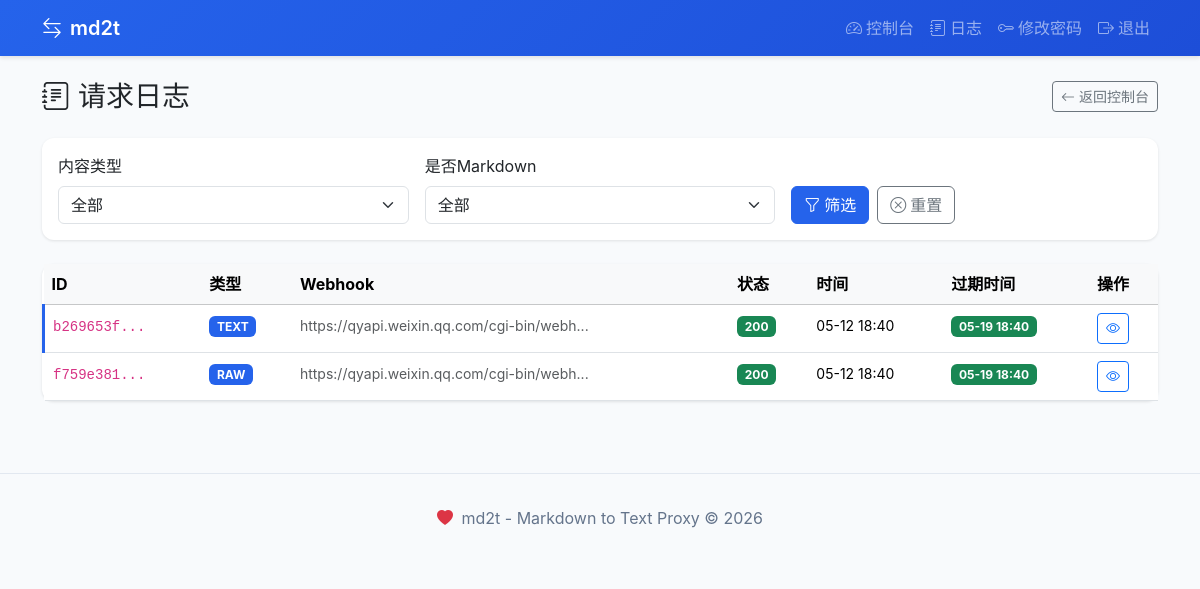
The app's page /admin/logs (signed in) with its own data.
### app.py (models this page shows, shortened)
class ProxyLog(db.Model):
    __tablename__ = 'proxy_logs'
    id = db.Column(db.Integer, primary_key=True)
    request_id = db.Column(db.String(64), unique=True, nullable=False, index=True)
    webhook_url = db.Column(db.Text, nullable=False)
    original_content = db.Column(db.Text)
    content_type = db.Column(db.String(20), default='unknown')  # markdown, text, json
    is_markdown = db.Column(db.Boolean, default=False)
    converted_content = db.Column(db.Text)
    response_status = db.Column(db.Integer)
    response_body = db.Column(db.Text)
    client_ip = db.Column(db.String(45))
    user_agent = db.Column(db.Text)
    created_at = db.Column(db.DateTime, default=datetime.utcnow)
    expires_at = db.Column(db.DateTime, default=lambda: datetime.utcnow() + timedelta(days=7))
    view_count = db.Column(db.Integer, default=0)
    def is_expired(self):
        return datetime.utcnow() > self.expires_at
    def _mask_webhook_url(self):
        if not self.webhook_url:
            return ''
        try:
            parsed = urlparse(self.webhook_url)
            if 'key=' in self.webhook_url:
                return re.sub(r'key=[^&]+', 'key=***', self.webhook_url)
            return self.webhook_url[:50] + '...' if len(self.webhook_url) > 50 else self.webhook_url
        except:
            return '***'

### app.py (the view)
@app.route('/admin/logs')
@require_admin
def admin_logs():
    page = request.args.get('page', 1, type=int)
    per_page = 20
    query = ProxyLog.query.order_by(ProxyLog.created_at.desc())
    content_type = request.args.get('content_type')
    if content_type:
        query = query.filter_by(content_type=content_type)
    is_markdown = request.args.get('is_markdown')
    if is_markdown is not None:
        query = query.filter_by(is_markdown=(is_markdown == '1'))
    pagination = query.paginate(page=page, per_page=per_page, error_out=False)
    logs = pagination.items
    return render_template('admin_logs.html', logs=logs, pagination=pagination)

### app.py (called while the page is built)
@app.template_filter('localdate')
def localdate_filter(utc_dt):
    if utc_dt is None:
        return ''
    from datetime import timedelta
    local_dt = utc_dt + timedelta(hours=8)
    return local_dt.strftime('%m-%d %H:%M')

def require_admin(f):
    from functools import wraps
    @wraps(f)
    def decorated_function(*args, **kwargs):
        if 'admin_logged_in' not in session:
            if request.is_json:
                return jsonify({'error': 'Unauthorized'}), 401
            return redirect(url_for('admin_login'))
        return f(*args, **kwargs)
    return decorated_function

### templates/admin_logs.html (shortened to what this page needs)
{% extends "base.html" %}
{% block content %}
<div class="container py-4">
    <div class="d-flex justify-content-between align-items-center mb-4">
        <h3 class="mb-0">
            <i class="bi bi-journal-text me-2"></i>请求日志
        </h3>
        <a href="{{ url_for('admin_dashboard') }}" class="btn btn-outline-secondary btn-sm">
            <i class="bi bi-arrow-left me-1"></i>返回控制台
        </a>
    </div>
    <div class="card mb-4">
        <div class="card-body">
            <form method="GET" class="row g-3">
                <div class="col-md-4">
                    <label class="form-label">内容类型</label>
                    <select name="content_type" class="form-select">
                        <option value="">全部</option>
                    </select>
                </div>
                <div class="col-md-4">
                    <label class="form-label">是否Markdown</label>
                    <select name="is_markdown" class="form-select">
                        <option value="">全部</option>
                    </select>
                </div>
                <div class="col-md-4 d-flex align-items-end">
                    <button type="submit" class="btn btn-primary">
                        <i class="bi bi-funnel me-1"></i>筛选
                    </button>
                    <a href="{{ url_for('admin_logs') }}" class="btn btn-outline-secondary ms-2">
                        <i class="bi bi-x-circle me-1"></i>重置
                    </a>
                </div>
            </form>
        </div>
    </div>
    <div class="card">
        <div class="table-responsive">
            <table class="table table-hover mb-0">
                <thead class="table-light">
                    <tr>
                        <th>ID</th>
                        <th>类型</th>
                        <th>Webhook</th>
                        <th>状态</th>
                        <th>时间</th>
                        <th>过期时间</th>
                        <th>操作</th>
                    </tr>
                </thead>
                <tbody>
                    {% for log in logs %}
                    <tr class="log-item {{ log.content_type }}">
                        <td><code>{{ log.request_id[:8] }}...</code></td>
                        <td>
                            <span class="badge {{ 'badge-md' if log.is_markdown else 'badge-text' }}">
                                {{ 'MD' if log.is_markdown else log.content_type.upper()[:4] }}
                            </span>
                        </td>
                        <td>
                            <small class="text-muted" title="{{ log.webhook_url }}">
                                {{ log._mask_webhook_url()[:40] }}{% if log._mask_webhook_url()|length > 40 %}...{% endif %}
                            </small>
                        </td>
                        <td>
                            {% if log.response_status == 200 %}
                                <span class="badge bg-success">{{ log.response_status }}</span>
                            {% elif log.response_status %}
                                <span class="badge bg-danger">{{ log.response_status }}</span>
                            {% else %}
                                <span class="badge bg-secondary">N/A</span>
                            {% endif %}
                        </td>
                        <td><small>{{ log.created_at | localdate }}</small></td>
                        <td>
                            {% if log.is_expired() %}
                                <span class="badge bg-secondary">已过期</span>
                            {% else %}
                                <span class="badge bg-success">{{ log.expires_at | localdate }}</span>
                            {% endif %}
                        </td>
                        <td>
                            <a href="{{ url_for('admin_log_detail', request_id=log.request_id) }}"
                               class="btn btn-sm btn-outline-primary">
                                <i class="bi bi-eye"></i>
                            </a>
                        </td>
                    </tr>
                    {% endfor %}
                </tbody>
            </table>
        </div>
    </div>
</div>
{% endblock %}

### templates/base.html (shortened to what this page needs)
<!DOCTYPE html>
<html lang="zh-CN">
<head>
    <link href="https://cdn.jsdelivr.net/npm/bootstrap@5.3.2/dist/css/bootstrap.min.css" rel="stylesheet">
    <link rel="stylesheet" href="https://cdn.jsdelivr.net/npm/bootstrap-icons@1.11.1/font/bootstrap-icons.css">
</head>
<body>
    {% block navbar %}
    <nav class="navbar navbar-expand-lg navbar-dark">
        <div class="container">
            <a class="navbar-brand" href="{{ url_for('index') }}">
                <i class="bi bi-arrow-left-right me-2"></i>md2t
            </a>
            <div class="collapse navbar-collapse" id="navbarNav">
                <ul class="navbar-nav ms-auto">
                    {% if session.admin_logged_in %}
                    <li class="nav-item">
                        <a class="nav-link" href="{{ url_for('admin_dashboard') }}">
                            <i class="bi bi-speedometer2 me-1"></i>控制台
                        </a>
                    </li>
                    <li class="nav-item">
                        <a class="nav-link" href="{{ url_for('admin_logs') }}">
                            <i class="bi bi-journal-text me-1"></i>日志
                        </a>
                    </li>
                    <li class="nav-item">
                        <a class="nav-link" href="{{ url_for('admin_change_password') }}">
                            <i class="bi bi-key me-1"></i>修改密码
                        </a>
                    </li>
                    <li class="nav-item">
                        <a class="nav-link" href="{{ url_for('admin_logout') }}">
                            <i class="bi bi-box-arrow-right me-1"></i>退出
                        </a>
                    </li>
                    {% else %}
                    <li class="nav-item">
                        <a class="nav-link" href="{{ url_for('admin_login') }}">
                            <i class="bi bi-shield-lock me-1"></i>管理后台
                        </a>
                    </li>
                    {% endif %}
                </ul>
            </div>
        </div>
    </nav>
    {% endblock %}
    {% block content %}{% endblock %}
    {% block footer %}
    <footer class="footer">
        <div class="container">
            <p class="mb-0">
                <i class="bi bi-heart-fill text-danger me-1"></i>
                md2t - Markdown to Text Proxy &copy; 2026
            </p>
        </div>
    </footer>
    {% endblock %}
</body>
</html>

### templates/base.html (style rules this page uses)
:root { --primary-color: #2563eb; --secondary-color: #64748b; --success-color: #10b981; --danger-color: #ef4444; --warning-color: #f59e0b; --bg-color: #f8fafc; --card-bg: #ffffff; }
body { background-color: var(--bg-color); font-family: -apple-system, BlinkMacSystemFont, 'Segoe UI', Roboto, 'Helvetica Neue', Arial, sans-serif; }
.navbar { background: linear-gradient(135deg, var(--primary-color) 0%, #1d4ed8 100%); box-shadow: 0 2px 4px rgba(0,0,0,0.1); }
.navbar-brand { font-weight: 600; color: white !important; }
.card { border: none; border-radius: 12px; box-shadow: 0 1px 3px rgba(0,0,0,0.1); transition: box-shadow 0.3s ease; }
.btn-primary { background-color: var(--primary-color); border-color: var(--primary-color); }
.log-item { border-left: 3px solid transparent; transition: all 0.2s ease; }
.log-item.text { border-left-color: var(--primary-color); }
.badge-text { background-color: var(--primary-color); }
.footer { margin-top: 3rem; padding: 2rem 0; border-top: 1px solid #e2e8f0; color: var(--secondary-color); text-align: center; }

### records on screen
ProxyLog: request_id "b269653f", is_markdown+content_type "TEXT", webhook_url "https://qyapi.weixin.qq.com/cgi-bin/webh", response_status "200", created_at|localdate "05-12 18:40", expires_at|localdate "05-19 18:40"
ProxyLog: request_id "f759e381", is_markdown+content_type "RAW", webhook_url "https://qyapi.weixin.qq.com/cgi-bin/webh", response_status "200", created_at|localdate "05-12 18:40", expires_at|localdate "05-19 18:40"
